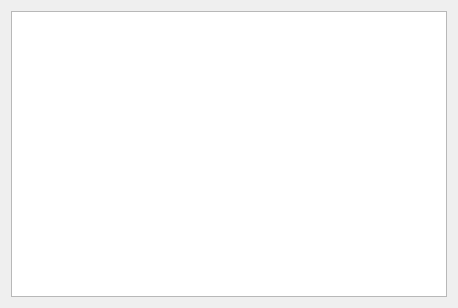
<?xml version="1.0" encoding="UTF-8"?>
<ui version="4.0">
 <class>MainWindow</class>
 <widget class="QWidget" name="MainWindow">
  <property name="geometry">
   <rect>
    <x>0</x>
    <y>0</y>
    <width>458</width>
    <height>308</height>
   </rect>
  </property>
  <property name="cursor">
   <cursorShape>SizeBDiagCursor</cursorShape>
  </property>
  <property name="windowTitle">
   <string>MyGame</string>
  </property>
  <layout class="QGridLayout" name="gridLayout">
   <item row="0" column="0">
    <widget class="QGraphicsView" name="graphicsView"/>
   </item>
  </layout>
 </widget>
 <layoutdefault spacing="6" margin="11"/>
 <resources/>
 <connections/>
</ui>
